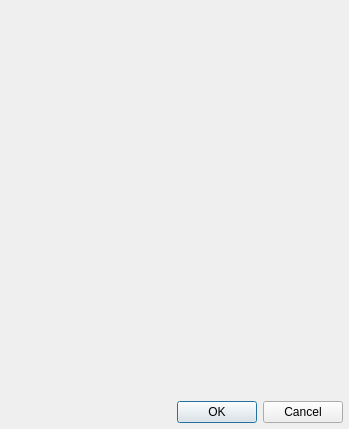
<?xml version="1.0" encoding="UTF-8"?>
<ui version="4.0">
 <class>ToolEditDialog</class>
 <widget class="QDialog" name="ToolEditDialog">
  <property name="geometry">
   <rect>
    <x>0</x>
    <y>0</y>
    <width>349</width>
    <height>429</height>
   </rect>
  </property>
  <property name="sizePolicy">
   <sizepolicy hsizetype="Fixed" vsizetype="Fixed">
    <horstretch>0</horstretch>
    <verstretch>0</verstretch>
   </sizepolicy>
  </property>
  <property name="windowTitle">
   <string>Local Tool Edit[*]</string>
  </property>
  <layout class="QVBoxLayout" name="verticalLayout">
   <property name="leftMargin">
    <number>6</number>
   </property>
   <property name="topMargin">
    <number>6</number>
   </property>
   <property name="rightMargin">
    <number>6</number>
   </property>
   <property name="bottomMargin">
    <number>6</number>
   </property>
   <item>
    <widget class="ToolEditForm" name="toolEdit" native="true">
     <property name="sizePolicy">
      <sizepolicy hsizetype="Expanding" vsizetype="Expanding">
       <horstretch>0</horstretch>
       <verstretch>0</verstretch>
      </sizepolicy>
     </property>
    </widget>
   </item>
   <item>
    <widget class="QDialogButtonBox" name="buttonBox">
     <property name="orientation">
      <enum>Qt::Horizontal</enum>
     </property>
     <property name="standardButtons">
      <set>QDialogButtonBox::Cancel|QDialogButtonBox::Ok</set>
     </property>
    </widget>
   </item>
  </layout>
 </widget>
 <customwidgets>
  <customwidget>
   <class>ToolEditForm</class>
   <extends>QWidget</extends>
   <header>tooldatabase/tooleditform.h</header>
   <container>1</container>
  </customwidget>
 </customwidgets>
 <resources/>
 <connections>
  <connection>
   <sender>buttonBox</sender>
   <signal>rejected()</signal>
   <receiver>ToolEditDialog</receiver>
   <slot>reject()</slot>
   <hints>
    <hint type="sourcelabel">
     <x>316</x>
     <y>260</y>
    </hint>
    <hint type="destinationlabel">
     <x>286</x>
     <y>274</y>
    </hint>
   </hints>
  </connection>
 </connections>
</ui>
